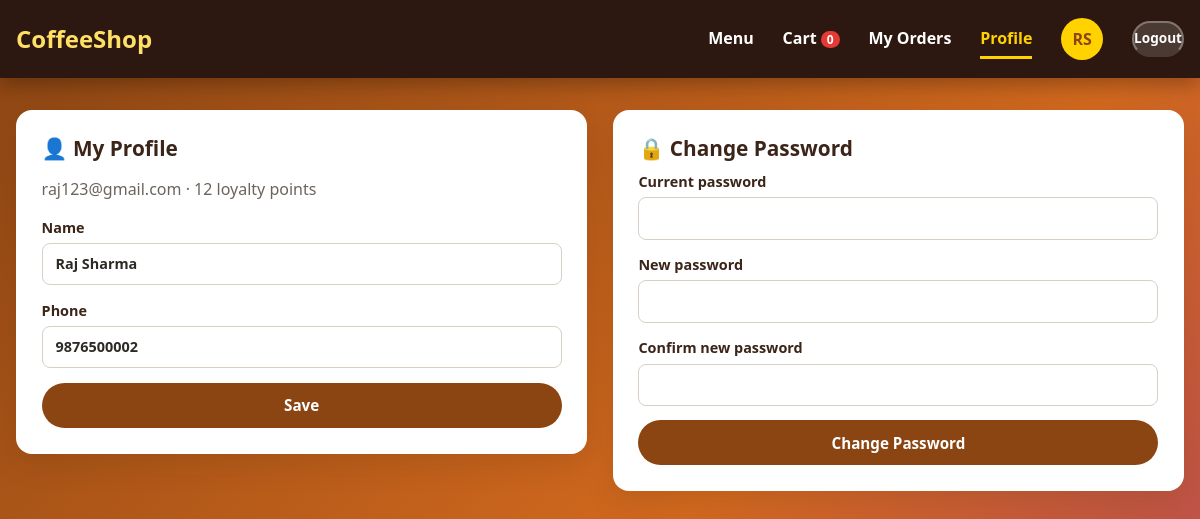
Screenshot of /profile.php (signed in) with the database file from the repository.
### tables this page shows
CREATE TABLE users (
    id            INT AUTO_INCREMENT PRIMARY KEY,
    name          VARCHAR(100) NOT NULL,
    email         VARCHAR(150) NOT NULL UNIQUE,
    phone         VARCHAR(20),
    password_hash VARCHAR(255) NOT NULL,
    role          ENUM('admin','staff','customer') NOT NULL DEFAULT 'customer',
    is_active     TINYINT(1) NOT NULL DEFAULT 1,
    created_at    DATETIME NOT NULL DEFAULT CURRENT_TIMESTAMP
);

CREATE TABLE customers (
    id             INT AUTO_INCREMENT PRIMARY KEY,
    user_id        INT NULL UNIQUE,
    name           VARCHAR(100) NOT NULL,
    phone          VARCHAR(20),
    email          VARCHAR(150),
    loyalty_points INT NOT NULL DEFAULT 0,
    created_at     DATETIME NOT NULL DEFAULT CURRENT_TIMESTAMP,
    FOREIGN KEY (user_id) REFERENCES users(id) ON DELETE SET NULL
);

### includes/bootstrap.php (called while the page is built, shortened)
<?php
function db(): PDO
{
    static $pdo = null;
    if ($pdo === null) {
        $dsn = 'mysql:host=' . DB_HOST . ';port=' . DB_PORT . ';dbname=' . DB_NAME . ';charset=utf8mb4';
        try {
            $pdo = new PDO($dsn, DB_USER, DB_PASS, [
                PDO::ATTR_ERRMODE            => PDO::ERRMODE_EXCEPTION,
                PDO::ATTR_DEFAULT_FETCH_MODE => PDO::FETCH_ASSOC,
                PDO::ATTR_EMULATE_PREPARES   => false,
            ]);
            $pdo->exec("SET time_zone = '" . date('P') . "'");
        } catch (PDOException $e) {
            http_response_code(500);
            exit('<h2>Database connection failed</h2><p>Check config/config.php and make sure the '
                . 'database/coffeeshop.sql file has been imported.</p>');
        }
    }
    return $pdo;
}
function base_url(string $path = ''): string
{
    static $base = null;
    if ($base === null) {
        $root = str_replace('\\', '/', realpath(__DIR__ . '/..'));
        $doc  = str_replace('\\', '/', realpath($_SERVER['DOCUMENT_ROOT'] ?? '') ?: '');
        $base = ($doc !== '' && str_starts_with($root, $doc)) ? substr($root, strlen($doc)) : '';
        $base = rtrim($base, '/');
    }
    return $base . '/' . ltrim($path, '/');
}
function e($value): string
{
    return htmlspecialchars((string) $value, ENT_QUOTES, 'UTF-8');
}
function current_user(): ?array
{
    static $user = false;
    if ($user === false) {
        $user = null;
        if (!empty($_SESSION['user_id'])) {
            $stmt = db()->prepare('SELECT id, name, email, phone, role FROM users WHERE id = ? AND is_active = 1');
            $stmt->execute([$_SESSION['user_id']]);
            $user = $stmt->fetch() ?: null;
        }
    }
    return $user;
}
function require_login(): array
{
    $user = current_user();
    return $user;
}
function require_role(string ...$roles): array
{
    $user = require_login();
    return $user;
}
function initials(string $name): string
{
    $parts = preg_split('/\s+/', trim($name));
    $out = mb_substr($parts[0] ?? '', 0, 1) . (count($parts) > 1 ? mb_substr(end($parts), 0, 1) : mb_substr($parts[0] ?? '', 1, 1));
    return mb_strtoupper($out);
}
function customer_for_user(array $user): array
{
    $stmt = db()->prepare('SELECT * FROM customers WHERE user_id = ?');
    $stmt->execute([$user['id']]);
    $customer = $stmt->fetch();
    return $customer;
}

### profile.php (the view, shortened to what this page needs)
<?php
require_once __DIR__ . '/includes/bootstrap.php';
require_once __DIR__ . '/includes/layout.php';
$user = require_role('customer');
$customer = customer_for_user($user);
page_head('My Profile', 'app-body');
customer_nav('profile');
?>
<main class="container app-content">
    <div class="two-col">
        <section class="panel">
            <h2>👤 My Profile</h2>
            <p class="muted"><?= e($user['email']) ?> · <?= (int) $customer['loyalty_points'] ?> loyalty points</p>
            <form method="post" class="form-stack">
                <label>Name <input type="text" name="name" value="<?= e($user['name']) ?>" required></label>
                <label>Phone <input type="tel" name="phone" value="<?= e($user['phone']) ?>"></label>
                <button class="btn btn-brown">Save</button>
            </form>
        </section>
        <section class="panel">
            <h2>🔒 Change Password</h2>
            <form method="post" class="form-stack">
                <label>Current password <input type="password" name="current" required></label>
                <label>New password <input type="password" name="new" minlength="6" required></label>
                <label>Confirm new password <input type="password" name="confirm" required></label>
                <button class="btn btn-brown">Change Password</button>
            </form>
        </section>
    </div>
</main>
<?php
page_end();

### includes/layout.php (shortened to what this page needs)
<?php
function page_head(string $title, string $bodyClass = ''): void
{
    ?><!DOCTYPE html>
<html lang="en">
<head>
    <link rel="stylesheet" href="<?= e(base_url('assets/css/style.css')) ?>">
</head>
<body class="<?= e($bodyClass) ?>">
<?php
}
function page_end(): void
{
    ?>
</body>
</html>
<?php
}
    ?>
<?php
function customer_nav(string $active = ''): void
{
    $user = current_user();
    $cartCount = array_sum($_SESSION['cart'] ?? []);
    $links = ['dashboard' => ['Menu', 'dashboard.php'], 'cart' => ['Cart', 'cart.php'],
              'orders' => ['My Orders', 'my_orders.php'], 'profile' => ['Profile', 'profile.php']];
    ?>
<header class="appbar">
    <div class="container nav-inner">
        <a class="logo-flat" href="<?= e(base_url('dashboard.php')) ?>">CoffeeShop</a>
        <nav class="nav-links" id="app-links">
            <?php foreach ($links as $key => [$label, $href]): ?>
                <a href="<?= e(base_url($href)) ?>" class="<?= $key === $active ? 'active' : '' ?>">
                    <?= e($label) ?><?php if ($key === 'cart'): ?> <span class="cart-badge"><?= $cartCount ?></span><?php endif; ?>
                </a>
            <?php endforeach; ?>
            <span class="avatar" title="<?= e($user['name']) ?>"><?= e(initials($user['name'])) ?></span>
            <a class="btn btn-ghost btn-sm" href="<?= e(base_url('logout.php')) ?>">Logout</a>
        </nav>
    </div>
</header>
<?php
}
    ?>

### assets/css/style.css (style rules this page uses)
:root { --brown: #6f4e37; --brown-dark: #3b2418; --brown-deep: #2c1810; --rust: #8b4513; --orange: #d2691e; --yellow: #ffd200; --yellow-soft: #ffe066; --cream: #f8f4ef; --text: #2d2a26; --muted: #6b645c; --border: #e7dfd6; --white: #ffffff; --green: #2e7d32; --red: #c62828; --radius: 16px; --shadow: 0 10px 30px rgba(60, 30, 10, .12); }
* { box-sizing: border-box; }
html { scroll-behavior: smooth; }
body { margin: 0; font-family: "Segoe UI", Arial, Helvetica, sans-serif; color: var(--text); background: var(--white); line-height: 1.5; }
a { color: var(--rust); }
h1, h2, h3, h4 { margin: 0 0 .5em; line-height: 1.2; }
.container { width: min(1200px, 100% - 32px); margin: 0 auto; }
.muted { color: var(--muted); }
.btn { display: inline-flex; align-items: center; justify-content: center; gap: .4em; padding: .7em 1.4em; border-radius: 999px; border: 2px solid transparent; font-weight: 700; font-size: .95rem; text-decoration: none; cursor: pointer; transition: transform .15s, box-shadow .15s, background .15s; font-family: inherit; }
.btn-sm { padding: .4em 1em; font-size: .85rem; }
.btn-brown { background: var(--rust); color: var(--white); }
.btn-ghost { background: rgba(255, 255, 255, .15); color: var(--white); border-color: rgba(255, 255, 255, .3); }
.nav-inner { display: flex; align-items: center; justify-content: space-between; min-height: 78px; gap: 1rem; flex-wrap: wrap; }
.logo-flat { color: var(--yellow-soft); font-weight: 800; font-size: 1.5rem; text-decoration: none; }
.nav-links { display: flex; align-items: center; gap: 1.8rem; }
.nav-links a { color: var(--white); font-weight: 600; text-decoration: none; padding: .4em 0; border-bottom: 3px solid transparent; }
.nav-links a.active, .nav-links a:hover { color: var(--yellow); border-bottom-color: var(--yellow); }
input, select, textarea { font: inherit; padding: .65em .9em; border: 1px solid #d8cfc5; border-radius: 8px; background: var(--white); color: var(--text); width: 100%; }
label { display: flex; flex-direction: column; gap: .3rem; font-weight: 600; font-size: .9rem; color: var(--brown-dark); }
.form-stack { display: flex; flex-direction: column; gap: .9rem; text-align: left; }
.app-body { background: linear-gradient(135deg, #8b4513 0%, #d2691e 60%, #b5485d 100%) fixed; min-height: 100vh; }
.appbar { background: var(--brown-deep); box-shadow: 0 6px 20px rgba(0, 0, 0, .3); position: sticky; top: 0; z-index: 50; }
.avatar { display: inline-grid; place-items: center; width: 42px; height: 42px; border-radius: 50%; background: var(--yellow); color: var(--rust); font-weight: 800; flex: 0 0 auto; }
.cart-badge { background: #e53935; color: var(--white); border-radius: 999px; padding: 0 .5em; font-size: .75rem; }
.app-content { padding: 2rem 0 4rem; }
.panel { background: var(--white); border-radius: var(--radius); padding: 1.6rem; box-shadow: var(--shadow); margin-bottom: 1.6rem; }
.panel h2 { color: var(--brown-dark); font-size: 1.3rem; }
.two-col { display: grid; grid-template-columns: 1fr 1fr; gap: 1.6rem; align-items: start; }

### rows the page displays
users: name "RS", email "raj123@gmail.com", name "Raj Sharma", phone "9876500002"
customers: loyalty_points "12"

### other values shown
$label "Menu"
$label "Cart"
$label "My Orders"
$label "Profile"
